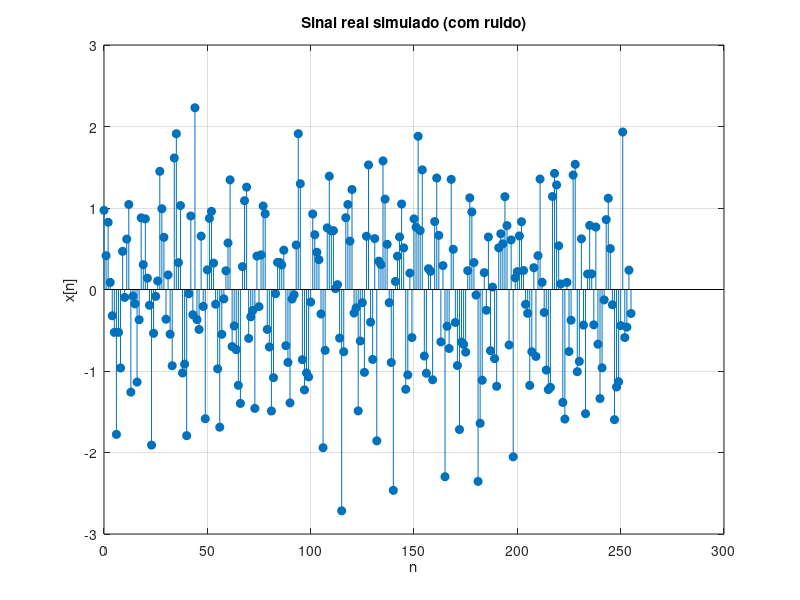
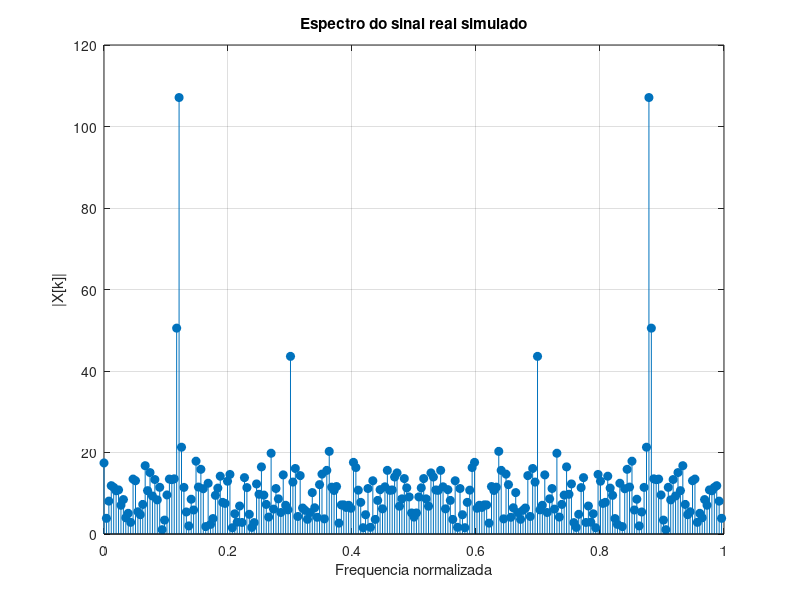

MATLAB code to generate these figures, in order:
clc;
clear;
close all;

% Parametros
N = 256;
n = 0:N-1;

% Frequencias
f1 = 0.12;
f2 = 0.30;

% Sinal principal (simula "informacao real")
x1 = sin(2*pi*f1*n);

% Harmonica leve
x2 = 0.4*sin(2*pi*f2*n);

% Ruido (simula sensor real)
ruido = 0.6 * randn(1, N);

% Sinal final (realista)
x = x1 + x2 + ruido;

% FFT
X = fft(x);
magX = abs(X);

f = (0:N-1)/N;

% -------------------------
% Tempo
% -------------------------
figure(1);
stem(n, x, 'filled');
grid on;
xlabel('n');
ylabel('x[n]');
title('Sinal real simulado (com ruido)');

print('C:/Users/Pichau/estudo-dirigido-pds/parte3/resultados/q10_tempo.png', '-dpng');

% -------------------------
% Frequencia
% -------------------------
figure(2);
stem(f, magX, 'filled');
grid on;
xlabel('Frequencia normalizada');
ylabel('|X[k]|');
title('Espectro do sinal real simulado');

print('C:/Users/Pichau/estudo-dirigido-pds/parte3/resultados/q10_fft.png', '-dpng');
